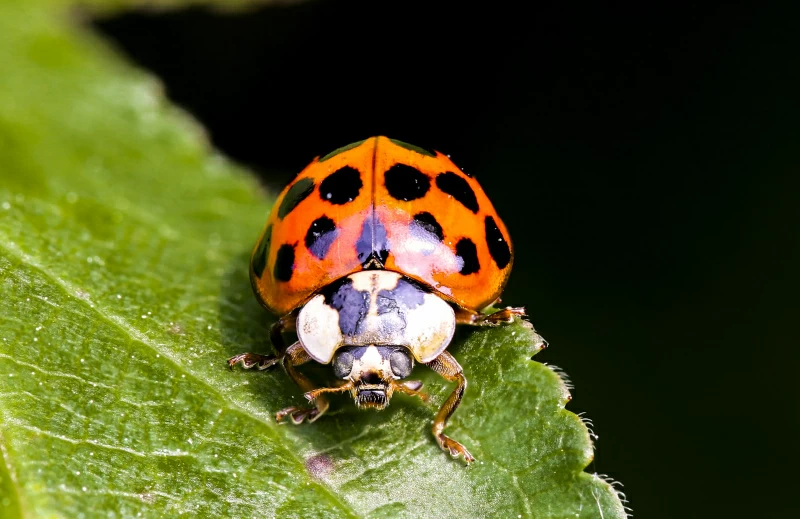
#> input picture ĆW.1/image.webp, 800 x 519 px
$ python main.py
#> lines starting #> are read from the running program, lines starting #| are printed output that depends on the picture
# Importowanie bibliotek
from matplotlib.image import imread
import matplotlib.pyplot as plt
import numpy as np
import os

# Ustawienie rozmiarów wykresów
plt.rcParams['figure.figsize'] = [16, 8]

# Wczytanie obrazu i konwersja do skali szarości
A = imread('image.webp')
#> A is the input picture: shape (519, 800, 3); mean R, G, B 75.1, 78.9, 31.3
X = np.mean(A, -1)  # Konwersja obrazu RGB do skali szarości
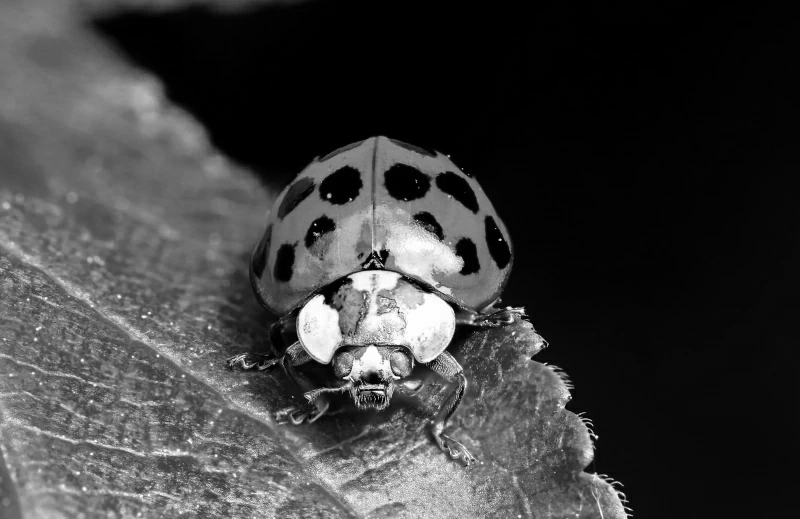
#> X: shape (519, 800) float64; min 0, max 255, mean 61.7

# Wyświetlenie oryginalnego obrazu w skali szarości
img = plt.imshow(256 - X)
img = plt.imshow(X)
img.set_cmap('gray')
plt.axis('off')
plt.show()

# Dekompozycja SVD obrazu
U, S, VT = np.linalg.svd(X, full_matrices=False)
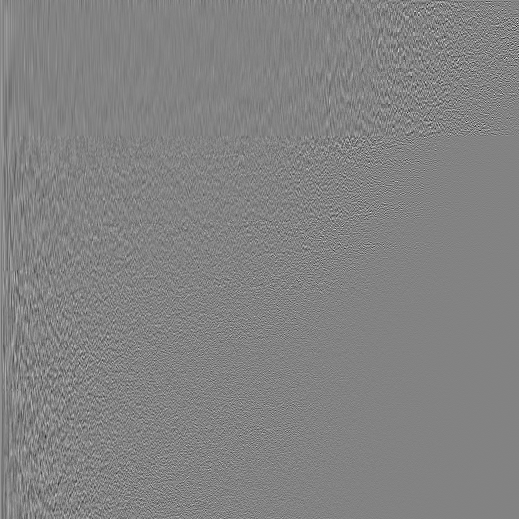
#> U: shape (519, 519) float64; min -0.409, max 0.388, mean 0.000143; drawn with min black and max white
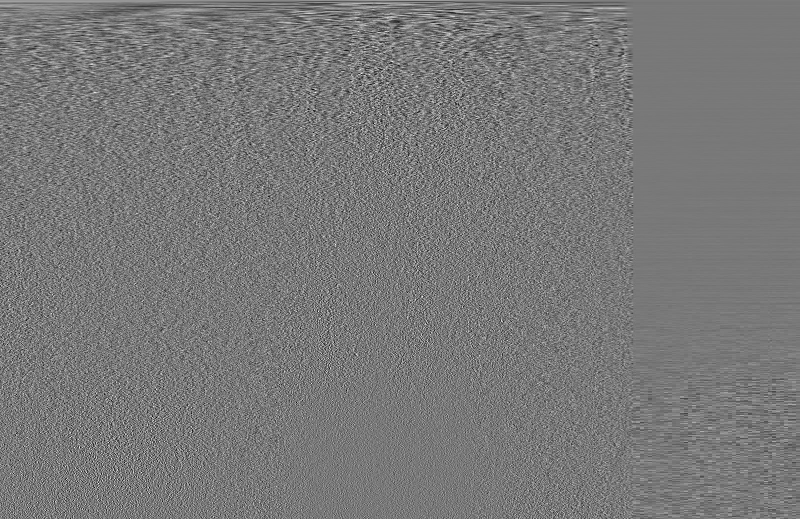
#> VT: shape (519, 800) float64; min -0.193, max 0.214, mean 4.4e-05; drawn with min black and max white
#> S = 519 values, max 51454 at index 0, min 0.689 at index 518, mean 521.1
print(S.shape)
#| (519,)
S = np.diag(S)

# Wyświetlenie przybliżonych obrazów przy różnych liczbach wartości singularnych
j = 0
for r in (5, 20, 100, 650):
    # Konstrukcja przybliżonego obrazu
    Xapprox = U[:, :r] @ S[0:r, :r] @ VT[:r, :]

    # Wyświetlenie przybliżonego obrazu
    plt.figure(j + 1)
    j += 1
    img = plt.imshow(256 - Xapprox)
    img = plt.imshow(Xapprox)
    img.set_cmap('gray')
    plt.axis('off')
    plt.title('r=' + str(r))
    plt.show()
#> this loop made 4 passes
#> pass 1, `Xapprox = U[:, :r] @ S[0:r, :r] @ VT[:r, :]`:
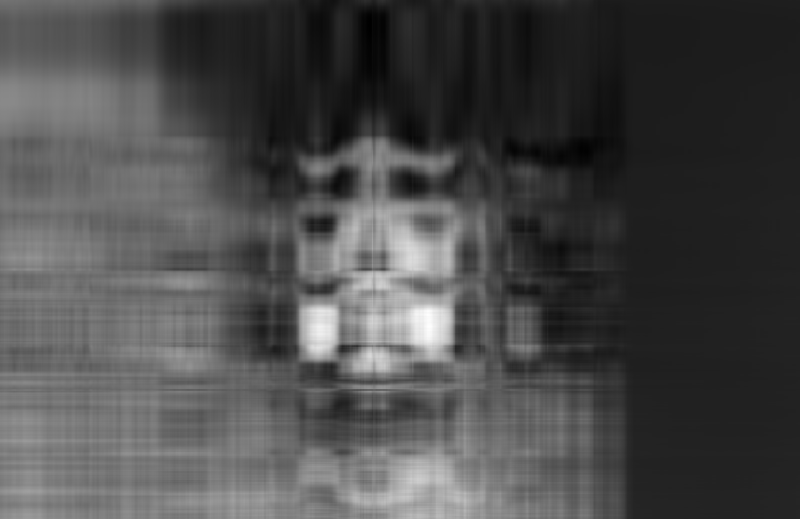
#> Xapprox: shape (519, 800) float64; min -35.51, max 294.7, mean 61.7; drawn with min black and max white
#> pass 1, `plt.show()`:
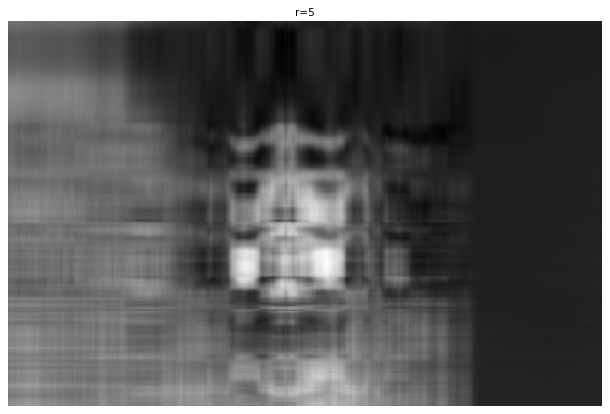
#> figure drawn by matplotlib, 1 panel
#> pass 3, `Xapprox = U[:, :r] @ S[0:r, :r] @ VT[:r, :]`:
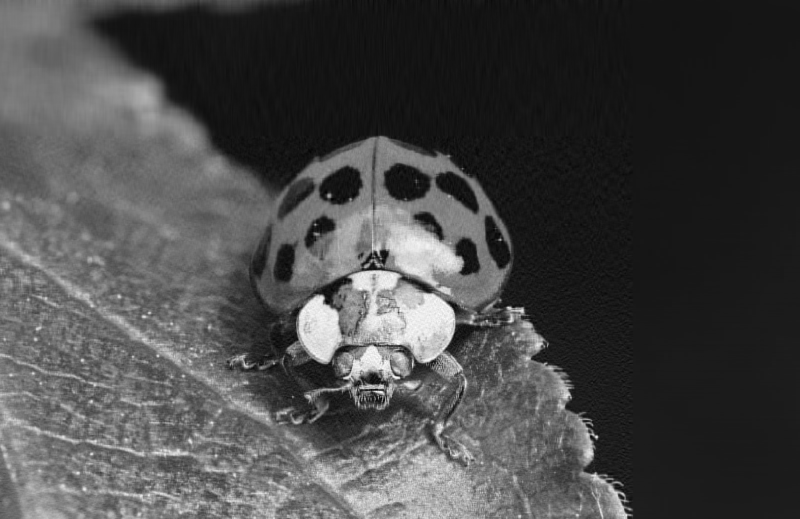
#> Xapprox: shape (519, 800) float64; min -22.89, max 275.4, mean 61.7; drawn with min black and max white
#> after the loop, j = 4

# Wykres wartości singularnych w skali logarytmicznej
plt.figure(1)
plt.semilogy(np.diag(S))
plt.title('Singular Values')
plt.show()
#> figure, not shown here; curve peaks at x = 0, y = 51454

# Wykres skumulowanej sumy wartości singularnych
plt.figure(2)
plt.plot(np.cumsum(np.diag(S)) / np.sum(np.diag(S)))
plt.title('Singular Values: Cumulative Sum')
plt.show()
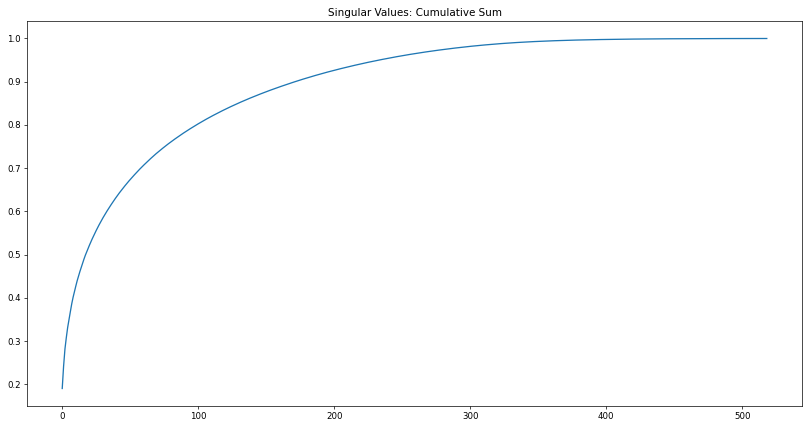
#> figure drawn by matplotlib, 1 panel; curve peaks at x = 518, y = 1

$ run again, with ĆW.1/11.webp copied over ĆW.1/image.webp
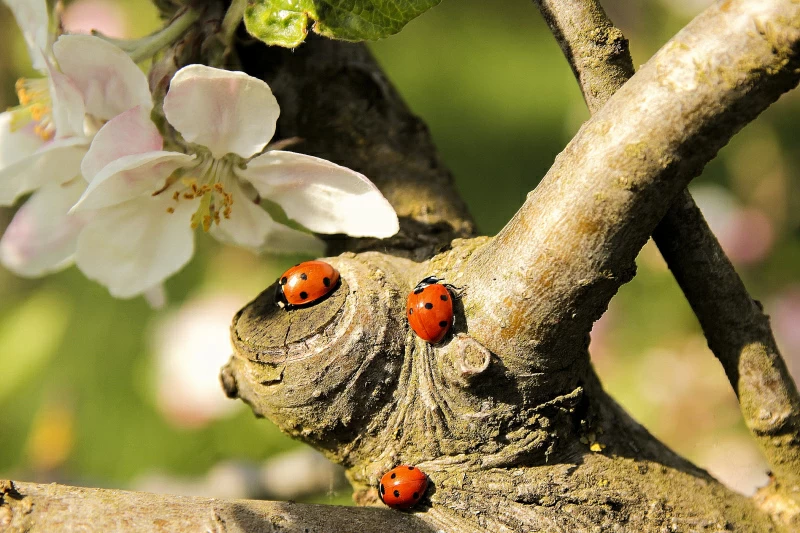
#> input picture ĆW.1/11.webp, 800 x 533 px
#> A is the input picture: shape (533, 800, 3); mean R, G, B 144.4, 130.7, 81.6
#> `U, S, VT = np.linalg.svd(X, full_matrices=False)`:
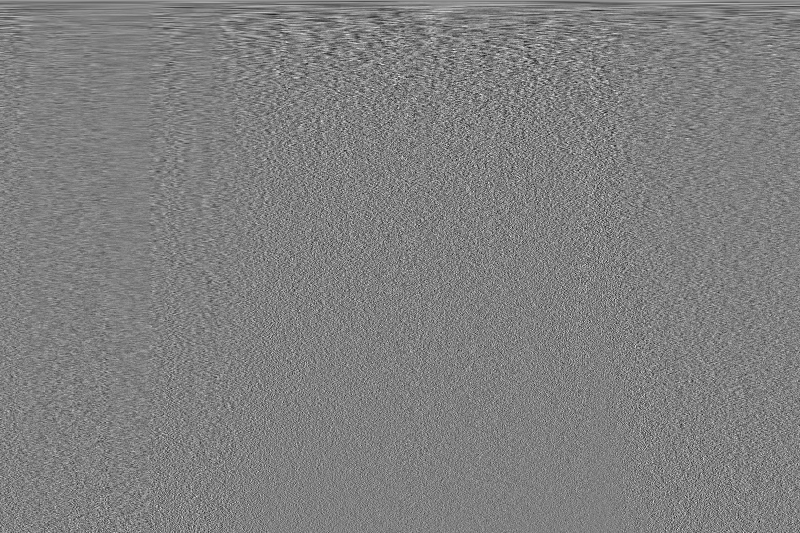
#> VT: shape (533, 800) float64; min -0.209, max 0.207, mean 7.44e-05; drawn with min black and max white
#> `U, S, VT = np.linalg.svd(X, full_matrices=False)`: S = 533 values, max 78903 at index 0, min 19.7 at index 532, mean 785.6
#| (533,)
#> after the loop `for r in (5, 20, 100, 650):`: j = 4
#> `plt.show()`:
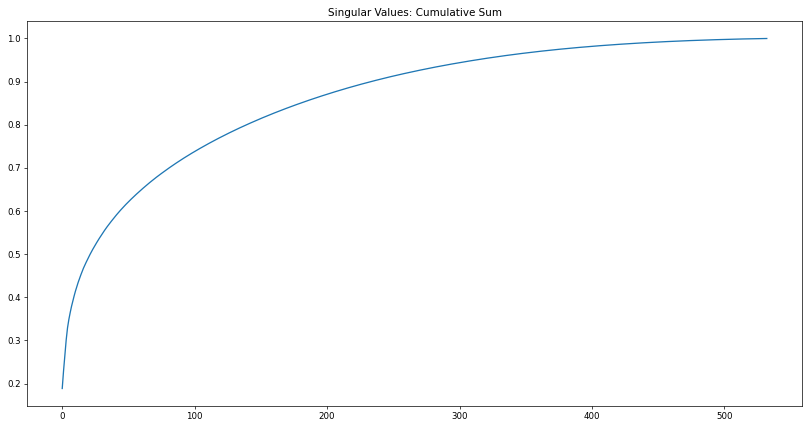
#> figure drawn by matplotlib, 1 panel; curve peaks at x = 532, y = 1
